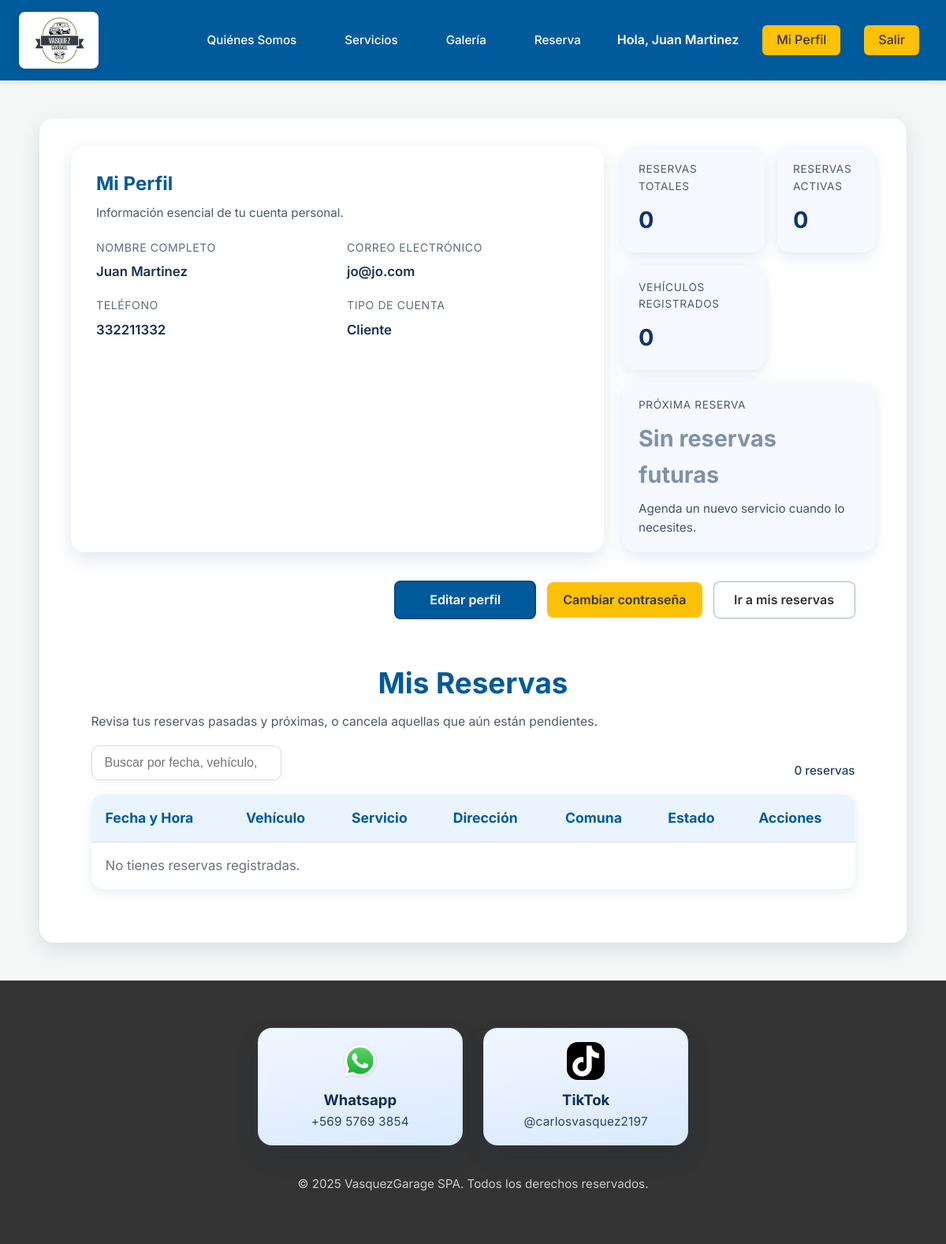
/perfil/ (signed in), run on the app's committed database.
### Models/models.py (models this page shows, shortened)
class Cliente(models.Model):
	cliente_id = models.AutoField(primary_key=True)
	nombre_cliente = models.CharField(max_length=100)
	apellido_cliente = models.CharField(max_length=100)
	correo_cliente = models.EmailField(unique=True)
	telefono_cliente = models.CharField(max_length=20)
	contraseña_cliente = models.CharField(max_length=128)
	es_admin = models.BooleanField(default=False)
	class Meta:
		db_table = 'CLIENTE'

### Controllers/views.py (the view)
# urls.py: path('perfil/', views.perfil_usuario, name='ver_perfil'),
def perfil_usuario(request):
    if not request.session.get('cliente_id'):
        return redirect('login')
    cliente_id = request.session['cliente_id']
    cliente = get_object_or_404(Cliente, pk=cliente_id)
    vehiculos = Vehiculo.objects.filter(usuario_id=cliente_id)
    reservas = (
        Reserva.objects.filter(usuario_id=cliente_id)
        .select_related('servicio', 'vehiculo')
        .order_by('-fecha_hora_inicio')
    )
    reservas_totales = reservas.count()
    reservas_activas = reservas.exclude(estado_reserva='Cancelado').count()
    vehiculos_totales = vehiculos.count()
    proxima_reserva = (
        reservas.exclude(estado_reserva='Cancelado')
        .filter(fecha_hora_inicio__gte=timezone.now())
        .order_by('fecha_hora_inicio')
        .first()
    )
    return render(
        request,
        'perfil_usuario.html',
        {
            'cliente': cliente,
            'reservas': reservas,
            'vehiculos': vehiculos,
            'reservas_totales': reservas_totales,
            'reservas_activas': reservas_activas,
            'vehiculos_totales': vehiculos_totales,
            'proxima_reserva': proxima_reserva,
        },
    )

### Views/templates/perfil_usuario.html (shortened to what this page needs)
{% extends 'home.html' %}
{% load static %}
{% block extra_css %}
{{ block.super }}
<link rel="stylesheet" href="{% static 'css/perfil_styles.css' %}">
{% endblock %}
{% block content %}
<div class="dashboard-layout">
    <div class="main-content">
        <section class="profile-overview">
            <div class="profile-card">
                <div class="profile-card__header">
                    <h1>Mi Perfil</h1>
                    <p class="profile-card__subtitle">Información esencial de tu cuenta personal.</p>
                </div>
                <dl class="profile-details">
                    <div class="profile-detail">
                        <dt>Nombre completo</dt>
                        <dd>{{ cliente.nombre_cliente }} {{ cliente.apellido_cliente }}</dd>
                    </div>
                    <div class="profile-detail">
                        <dt>Correo electrónico</dt>
                        <dd>{{ cliente.correo_cliente }}</dd>
                    </div>
                    <div class="profile-detail">
                        <dt>Teléfono</dt>
                        <dd>{{ cliente.telefono_cliente|default:'No registrado' }}</dd>
                    </div>
                    <div class="profile-detail">
                        <dt>Tipo de cuenta</dt>
                        <dd>{% if cliente.es_admin %}Administrador{% else %}Cliente{% endif %}</dd>
                    </div>
                </dl>
            </div>
            <div class="profile-metrics">
                <div class="profile-metric">
                    <span class="profile-metric__label">Reservas totales</span>
                    <span class="profile-metric__value">{{ reservas_totales }}</span>
                </div>
                <div class="profile-metric">
                    <span class="profile-metric__label">Reservas activas</span>
                    <span class="profile-metric__value">{{ reservas_activas }}</span>
                </div>
                <div class="profile-metric">
                    <span class="profile-metric__label">Vehículos registrados</span>
                    <span class="profile-metric__value">{{ vehiculos_totales }}</span>
                </div>
                <div class="profile-metric profile-metric--wide">
                    <span class="profile-metric__label">Próxima reserva</span>
                    {% if proxima_reserva %}
                        <span class="profile-metric__value">{{ proxima_reserva.fecha_hora_inicio|date:'d/m/Y H:i' }}</span>
                        <span class="profile-metric__hint">{{ proxima_reserva.servicio.nombre_servicio }} · {{ proxima_reserva.vehiculo }}</span>
                    {% else %}
                        <span class="profile-metric__value profile-metric__value--muted">Sin reservas futuras</span>
                        <span class="profile-metric__hint">Agenda un nuevo servicio cuando lo necesites.</span>
                    {% endif %}
                </div>
            </div>
        </section>
        <div class="profile-actions">
            <a href="{% url 'editar_perfil' %}" class="btn btn-primario profile-action__button">Editar perfil</a>
            <a href="{% url 'cambiar_contrasena' %}" class="btn btn-secundario profile-action__button">Cambiar contraseña</a>
            <a href="#misReservas" class="btn btn-secundario profile-action__button profile-action__button--outline">Ir a mis reservas</a>
        </div>
        <section id="misReservas" class="reservas-section">
            <div class="reservas-section__header">
                <h2>Mis Reservas</h2>
                <p>Revisa tus reservas pasadas y próximas, o cancela aquellas que aún están pendientes.</p>
            </div>
            <div class="reservas-toolbar">
                <div class="reservas-toolbar__search">
                    <input
                        type="search"
                        id="reservasBuscar"
                        class="reservas-buscar-input"
                        placeholder="Buscar por fecha, vehículo, servicio, dirección, comuna o estado"
                        autocomplete="off"
                    >
                </div>
                <div class="reservas-toolbar__info">
                    <span id="reservasResultado"></span>
                </div>
            </div>
            <table id="tablaReservas" class="table">
                <thead>
                    <tr>
                        <th>Fecha y Hora</th>
                        <th>Vehículo</th>
                        <th>Servicio</th>
                        <th>Dirección</th>
                        <th>Comuna</th>
                        <th>Estado</th>
                        <th>Acciones</th>
                    </tr>
                </thead>
                <tbody id="tablaReservasBody">
                    {% for reserva in reservas %}
                    <tr>
                        <td>{{ reserva.fecha_hora_inicio|date:'d/m/Y H:i' }}</td>
                        <td>{{ reserva.vehiculo }}</td>
                        <td>{{ reserva.servicio.nombre_servicio }}</td>
                        <td>{{ reserva.direccion_reserva }}</td>
                        <td>{{ reserva.comuna_reserva }}</td>
                        <td>{{ reserva.estado_reserva }}</td>
                        <td>
                            {% if reserva.estado_reserva == 'Pendiente' or reserva.estado_reserva == 'Confirmado' %}
                                <form method="POST" action="{% url 'cancelar_reserva' reserva.reserva_id %}" class="inline-form">
                                    {% csrf_token %}
                                    <button type="submit" class="btn btn-secundario btn-cancelar">Cancelar</button>
                                </form>
                            {% else %}
                                <span class="estado-inactivo">-</span>
                            {% endif %}
                        </td>
                    </tr>
                    {% empty %}
                    <tr data-empty-row="true"><td colspan="7" class="tabla-empty">No tienes reservas registradas.</td></tr>
                    {% endfor %}
                </tbody>
            </table>
        </section>
    </div>
</div>
{% endblock %}

### Views/templates/home.html (shortened to what this page needs)
{% load static %}
<!DOCTYPE html>
<html lang="es">
<head>
    <link rel="stylesheet" href="{% static 'css/styles.css' %}">
    {% block extra_css %}
    <link rel="stylesheet" href="{% static 'css/home_only_styles.css' %}">
    {% endblock %}
</head>
<body>
    {% with request.resolver_match.url_name as current_url %}
    {% if not request.session.es_admin or current_url != 'admin_perfil' and current_url != 'admin_dashboard' and current_url != 'admin_editar_reserva' and current_url != 'admin_inventario' and current_url != 'admin_insumo_nuevo' and current_url != 'admin_insumo_editar' and current_url != 'admin_insumo_eliminar' and current_url != 'admin_usuarios' %}
    <nav class="navbar">
        <div class="navbar-container container">
            <a href="{% url 'home' %}" class="logo" style="display: flex; align-items: center; gap: 10px;">
                <img src="{% static 'images/logo.jpg' %}" alt="Logo VasquezGarage SPA" style="height: 72px; width: auto; border-radius: 8px; box-shadow: 0 2px 8px rgba(0,0,0,0.08);">
            </a>
            <div class="nav-links">
                <div style="display: flex; align-items: center; gap: 36px; flex-wrap: wrap;" class="nav-links-inner">
                    {% if request.session.es_admin %}
                        <div style="display:flex; align-items:center; gap:12px;">
                            <span style="color:#fff; font-weight:600;">Hola, {{ request.session.nombre_cliente }} {% if request.session.apellido_cliente %}{{ request.session.apellido_cliente }}{% endif %}</span>
                            <a href="{% url 'admin_perfil' %}" class="btn btn-primario" style="background:#FFC107; color:#333; border:none;">Perfil Admin</a>
                            <a href="{% url 'admin_dashboard' %}" class="btn btn-secundario" style="background:#fff; color:#005A9C;">Reservas</a>
                            <a href="{% url 'admin_inventario' %}" class="btn btn-secundario" style="background:#fff; color:#005A9C;">Inventario</a>
                            <a href="{% url 'admin_usuarios' %}" class="btn btn-secundario" style="background:#fff; color:#005A9C;">Usuarios</a>
                            <a href="{% url 'logout' %}" class="btn btn-secundario" style="margin-left: 8px;">Salir</a>
                        </div>
                    {% else %}
                        <div style="display:flex; align-items:center; gap:36px;">
                            <a href="{% url 'home' %}#quienes-somos">Quiénes Somos</a>
                            <a href="{% url 'home' %}#servicios">Servicios</a>
                            <a href="{% url 'home' %}#galeria">Galería</a>
                            <a href="{% url 'agendar_servicio' %}">Reserva</a>
                        </div>
                        {% if request.session.cliente_id %}
                            <div style="display:flex; align-items:center; gap:20px;">
                                <span style="color:#fff; font-weight:600;">Hola, {{ request.session.nombre_cliente }} {% if request.session.apellido_cliente %}{{ request.session.apellido_cliente }}{% endif %}</span>
                                <a href="{% url 'ver_perfil' %}" class="btn btn-secundario" style="margin-left:0;">Mi Perfil</a>
                                <a href="{% url 'logout' %}" class="btn btn-secundario" style="margin-left:0;">Salir</a>
                            </div>
                        {% else %}
                            <a href="{% url 'login' %}" class="btn btn-secundario">Entrar</a>
                        {% endif %}
                    {% endif %}
                </div>
            </div>
        </div>
    </nav>
    {% endif %}
    {% endwith %}
    <main>
        {% block content %}{% endblock %}
    </main>
    <footer class="footer">
        <div class="footer__content">
            <div class="footer-contacts">
                <article class="footer-contacts__card">
                    <img class="footer-contacts__icon" src="{% static 'images/logos/WhatsApp.svg.png' %}" alt="Logo WhatsApp">
                    <div>
                        <h3 class="footer-contacts__title">Whatsapp</h3>
                        <p class="footer-contacts__text">+569 5769 3854</p>
                    </div>
                </article>
                <article class="footer-contacts__card">
                    <img class="footer-contacts__icon" src="{% static 'images/logos/Tiktok_icon.svg.png' %}" alt="Logo TikTok">
                    <div>
                        <h3 class="footer-contacts__title">TikTok</h3>
                        <p class="footer-contacts__text">@carlosvasquez2197</p>
                    </div>
                </article>
            </div>
            <p class="footer__copy">&copy; {% now "Y" %} VasquezGarage SPA. Todos los derechos reservados.</p>
        </div>
    </footer>
</body>
</html>

### Views/static/css/styles.css (style rules this page uses)
:root { --color-primario: #005A9C; --color-secundario: #FFC107; --color-fondo-claro: #F4F7F6; --color-fondo-blanco: #FFFFFF; --color-texto-oscuro: #333333; --color-texto-gris: #555555; --color-borde: #DDDDDD; --font-principal: 'Inter', sans-serif; }
* { margin: 0; padding: 0; box-sizing: border-box; }
body { font-family: var(--font-principal); background-color: var(--color-fondo-claro); color: var(--color-texto-oscuro); line-height: 1.6; min-height: 100vh; display: flex; flex-direction: column; }
.container { max-width: 1400px; margin: 0 auto; padding: 0 24px; width: 100%; }
main { flex: 1; }
.navbar { background: var(--color-primario); padding: 15px 0; box-shadow: 0 2px 8px rgba(0,0,0,0.1); }
.navbar-container { display: flex; justify-content: space-between; align-items: center; }
.nav-links { display: flex; align-items: center; gap: 24px; }
.nav-links a { color: white; text-decoration: none; font-weight: 500; margin-left: 15px; font-size: 0.95rem; }
.btn { padding: 10px 20px; border-radius: 8px; font-size: 1rem; font-weight: 600; cursor: pointer; text-align: center; text-decoration: none; display: inline-block; border: none; transition: 0.3s; }
.btn-primario, .btn-primary { background-color: var(--color-primario); color: white !important; border: 2px solid #004a80; }
.btn-secundario { background-color: var(--color-secundario); color: #333 !important; }
.footer { background: #333; color: #eee; text-align: center; padding: 20px 0; margin-top: auto; }

### Views/static/css/home_only_styles.css (style rules this page uses)
body { background: #f6f8f8; font-family: 'Inter', Arial, sans-serif; color: #222; margin: 0; padding: 0; }
.navbar { background: #0561a5; padding: 0.5rem 0; box-shadow: 0 2px 8px rgba(0,0,0,0.04); }
.navbar-container { display: flex; align-items: center; justify-content: space-between; max-width: 1400px; margin: 0 auto; padding: 0 2rem; }
.logo { display: flex; align-items: center; gap: 10px; }
.nav-links-inner a, .nav-links-inner span { font-size: 1rem; color: #fff; text-decoration: none; margin-right: 10px; font-weight: 500; }
.nav-links-inner .btn { font-size: 1rem; padding: 6px 18px; border-radius: 6px; border: none; cursor: pointer; }
h2 { font-size: clamp(1.95rem, 1.7rem + 0.8vw, 2.55rem); font-weight: 700; margin-bottom: 1rem; text-align: center; }
.footer__content { max-width: 1100px; margin: 0 auto; padding: 2.5rem 2rem 2.75rem; display: flex; flex-direction: column; gap: 2.3rem; }
.footer-contacts { display: flex; justify-content: center; align-items: center; gap: 1.65rem; width: 100%; flex-wrap: wrap; }
.footer-contacts__card { display: flex; flex-direction: column; align-items: center; justify-content: center; gap: 0.7rem; min-height: 96px; text-align: center; background: linear-gradient(170deg, #f1f7ff, #dbe9ff); border-radius: 18px; padding: 1.05rem 1.2rem; box-shadow: 0 14px 30px rgba(14, 40, 72, 0.14); border: 1px solid rgba(10, 80, 150, 0.1); width: clamp(220px, 28vw, 260px); }
.footer-contacts__icon { display: block; width: 48px; height: 48px; border-radius: 14px; object-fit: contain; }
.footer-contacts__title { margin: 0; font-size: clamp(1.02rem, 0.98rem + 0.28vw, 1.16rem); color: #0f2f54; font-weight: 700; }
.footer-contacts__text { margin: 0; font-size: 0.96rem; color: #284568; letter-spacing: 0.012em; }
.footer__copy { margin: 0; font-size: 0.95rem; color: rgba(255, 255, 255, 0.75); text-align: center; }
.footer { padding: 0; }

### data on the page
Cliente: session.nombre_cliente "Juan", session.apellido_cliente "Martinez", nombre_cliente "Juan", apellido_cliente "Martinez", correo_cliente "jo@jo.com", telefono_cliente "332211332"

### other printed values
{{ reservas_totales }} "0"
{{ reservas_activas }} "0"
{{ vehiculos_totales }} "0"
